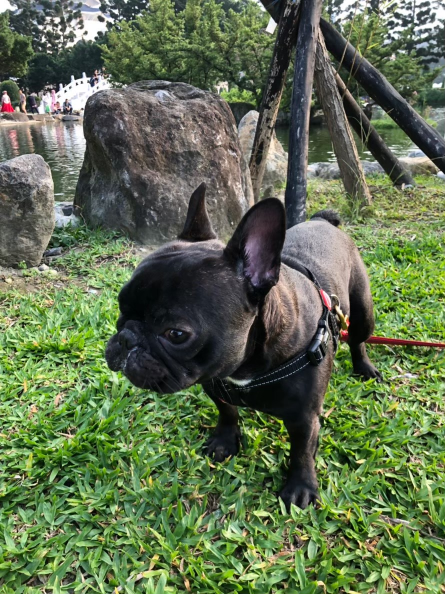
#> input picture hw3/dog.jpg, 890 x 1188 px (shown at 1/2 size)
$ jupyter execute self_kernel.ipynb
#> lines starting #> are read from the running program, lines starting #| are printed output that depends on the picture
[cell 1]
import cv2
import numpy as np
from matplotlib import pyplot as plt
from skimage.exposure import rescale_intensity

[cell 2]
def convolve(image, kernel):
    (iH, iW) = image.shape[0], image.shape[1]
    (kH, kW) = kernel.shape[0], kernel.shape[1]

    paddle = (kW - 1) // 2
    image = cv2.copyMakeBorder(image, paddle, paddle, paddle, paddle, cv2.BORDER_REPLICATE)
    output = np.zeros((iH, iW), dtype="float32")

    for y in np.arange(paddle, iH + paddle):
        for x in np.arange(paddle, iW + paddle):

            roi = image[y - paddle:y + paddle + 1, x - paddle:x + paddle + 1]
            k = (roi * kernel).sum()
            output[y - paddle, x - paddle] = k

    # rescale the output image to be in the range [0, 255]
    output = rescale_intensity(output, in_range=(0, 255))
    print(output)
    output = (output * 255).astype("uint8")

    return output

[cell 3]
img = cv2.imread('dog.jpg')
#> img is the input picture: shape (1188, 890, 3); mean B, G, R 79.4, 111.2, 95.9
plt.imshow(img)

[cell 4]
gray = cv2.cvtColor(img, cv2.COLOR_RGB2GRAY)
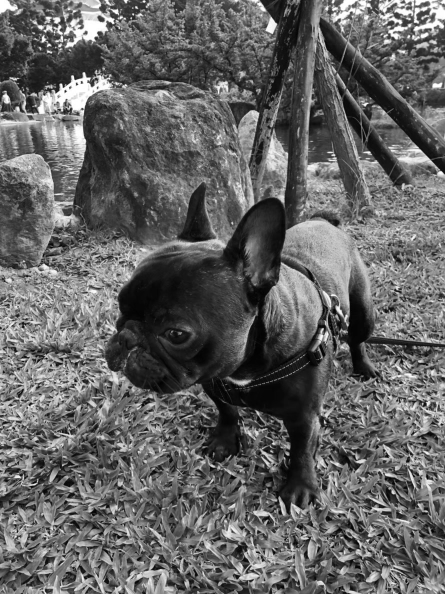
#> gray: shape (1188, 890) (shown at 1/2 size); min 0, max 255, mean 100
kernel = np.array([[-1,0,1],[-2,0,2],[-1, 0,1]])

plt.imshow(convolve(gray, kernel))
#> in convolve, `image = cv2.copyMakeBorder(image, paddle, paddle, paddle, paddle, cv2...`:
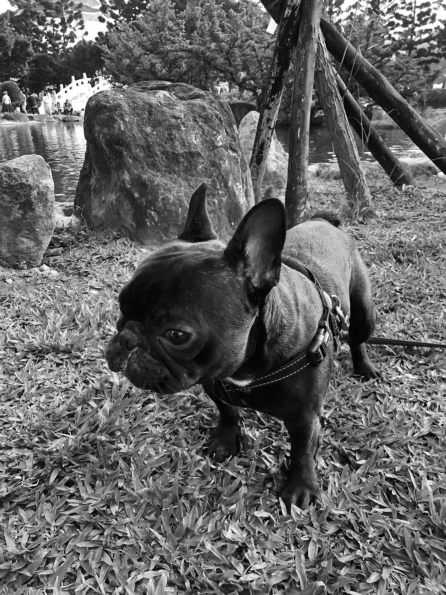
#> image: shape (1190, 892) (shown at 1/2 size); min 0, max 255, mean 100
#> after the loop in convolve, `for y in np.arange(paddle, iH + paddle):`:
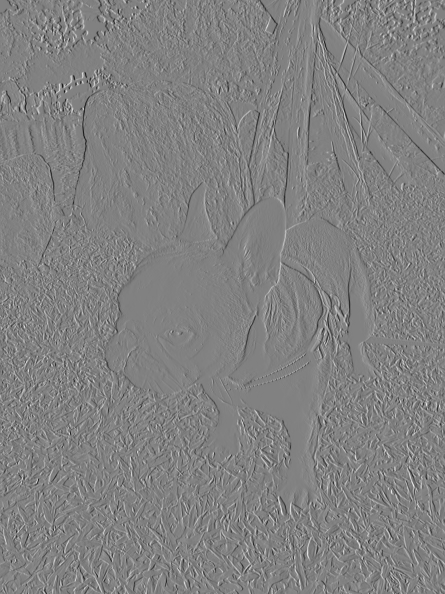
#> output: shape (1188, 890) float32 (shown at 1/2 size); min -859, max 834, mean 0; drawn with min black and max white
#> in convolve, `output = rescale_intensity(output, in_range=(0, 255))`:
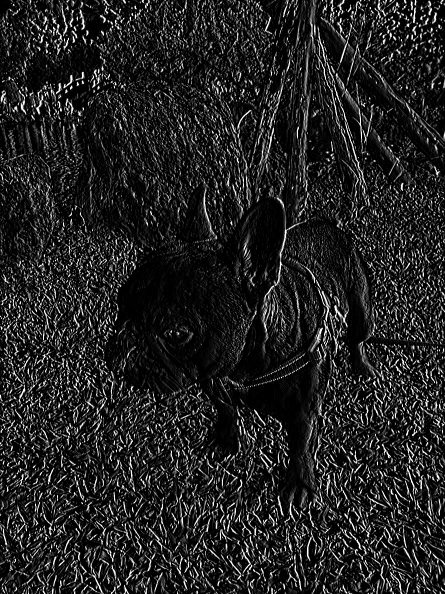
#> output: shape (1188, 890) float32 (shown at 1/2 size); min 0, max 1, mean 0.137
#> (printed output is left out)
